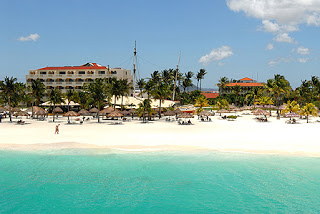
#> input picture HW1/beach.bmp, 320 x 214 px
$ jupyter execute --allow-errors H1P2T2_kmeans_compression_SloanAtkins.ipynb   (shell and % lines are left out)
#> lines starting #> are read from the running program, lines starting #| are printed output that depends on the picture
## Homework 1 Part 2 Task 2
You will use k-means to perform image compression. <br>
There is an image for testing your code: beach.bmp <br>

[cell 1]
from IPython import display
import numpy as np
import matplotlib.pyplot as plt
import seaborn as sn
sn.set(style='whitegrid')

### Step-0: read an image from a bmp file

[cell 2]
from skimage import io, img_as_float
I = io.imread('beach.bmp')
#> I is the input picture: shape (214, 320, 3); mean R, G, B 136.9, 173.1, 170.4
I = img_as_float(I)
#> (the rest of this cell did not finish here and is left out)

The image I is a 3D numpy array <br>
I[i,j,k]: i is row index, j is column index, and k is channel (color) index <br>
I[0,0] is the pixel at row-0 and col-0, and it has three values r,g,b

[cell 3]
I.shape
#> Out = (214, 320, 3)

[cell 4]
I[0,0]
#> Out = [0.431, 0.604, 0.788]

### Step-1: prepare the data matrix X
each row of X should be a data point - a pixel with three values (R, G, B) <br>
X should have many rows and 3 columns <br>
X is converted from `I`, you may try the function `reshape` <br>
The data type of the matrix `X` should be float32

[cell 5]
#your code
H, W, C = I.shape
#> H = 214; W = 320; C = 3
assert C == 3, "Expecting an RGB image"
X = I.reshape(-1, 3).astype(np.float32)
X.shape, X.dtype

### Step-2: perform k-means on data matrix X
try different number of clusters, e.g., k=5

[cell 6]
#your code, k is the number of clusters
from sklearn.cluster import KMeans

k = 5
kmeans = KMeans(n_clusters=k, n_init=10, random_state=42)
labels = kmeans.fit_predict(X)
centers = kmeans.cluster_centers_
labels.shape, centers.shape
#> Out = ((68480,), (5, 3))

[cell 7]
# centers stores the cluster centers
centers[labels].shape
#> Out = (68480, 3)

### Step-3: compress the image using the cluster centers
Assume you have obtained some cluster centers, e.g., c1, c2, c3 <br>
Every data point (i.e. every pixel of the image) is assigned to one of the clusters. <br>
To compress the image, you can follow the steps below:<br>
1. Make a copy of the the data matrix X, call it Y
2. Then, modify the data matrix Y, such that every data point is replaced by the corresponding cluster center
3. Convert the data matrix Y back to an image Ic <br>
<br>
in fact, one line of code is enough, you do not need to create Y at all...  <br>

[cell 8]
#your code
Ic = centers[labels].reshape(H, W, 3)
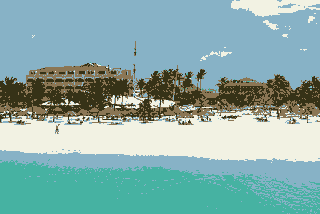
#> Ic: shape (214, 320, 3) float32; mean of channels 0, 1, 2 0.537, 0.679, 0.668; drawn as R, G, B
Ic.shape, Ic.dtype

[cell 9]
Ic.shape
#> Out = (214, 320, 3)

### Step-4: visualize the compressed the image `Ic`

#> (a cell that did not finish here is left out)

### Step-5: save the compressed image to a bmp file

[cell 11]
# normalize the pixel values in the range of 0 ~ 255
Is=255*(Ic- Ic.min())/(Ic.max()-Ic.min())
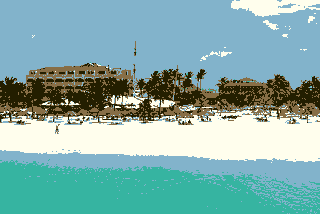
#> Is: shape (214, 320, 3) float32; mean of channels 0, 1, 2 131.9, 174.2, 171; drawn as R, G, B
Is=Is.astype('uint8')
io.imsave('beach_compressed.bmp', Is)
